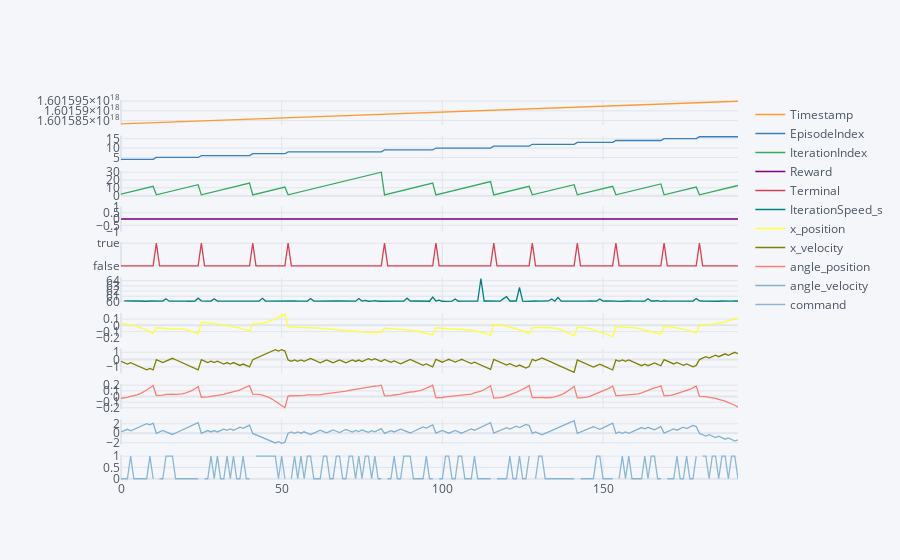

The notebook cell saved with this chart:
### Markdown cell above
## Interactive plot of all columns vs index

### Code cell
df.iplot(
    subplots=True,
    shared_xaxes=True,
    #title = 'Title'
    )

### Figure 1 — Plotly figure (JSON) as saved in the notebook; plotly's stock layout.template omitted (floating-point values rounded to 4 significant figures; data arrays with more than 128 entries replaced by an {"elided": "..."} marker saying what was removed)
{"data": [{"line": {"color": "rgba(255, 153, 51, 1.0)", "dash": "solid", "shape": "linear", "width": 1.3}, "mode": "lines", "name": "Timestamp", "text": "", "type": "scatter", "x": {"elided": "193 int values"}, "xaxis": "x", "y": {"elided": "193 int values"}, "yaxis": "y"}, {"line": {"color": "rgba(55, 128, 191, 1.0)", "dash": "solid", "shape": "linear", "width": 1.3}, "mode": "lines", "name": "EpisodeIndex", "text": "", "type": "scatter", "x": {"elided": "193 int values"}, "xaxis": "x2", "y": {"elided": "193 int values"}, "yaxis": "y2"}, {"line": {"color": "rgba(50, 171, 96, 1.0)", "dash": "solid", "shape": "linear", "width": 1.3}, "mode": "lines", "name": "IterationIndex", "text": "", "type": "scatter", "x": {"elided": "193 int values"}, "xaxis": "x3", "y": {"elided": "193 int values"}, "yaxis": "y3"}, {"line": {"color": "rgba(128, 0, 128, 1.0)", "dash": "solid", "shape": "linear", "width": 1.3}, "mode": "lines", "name": "Reward", "text": "", "type": "scatter", "x": {"elided": "193 int values"}, "xaxis": "x4", "y": {"elided": "193 int values"}, "yaxis": "y4"}, {"line": {"color": "rgba(219, 64, 82, 1.0)", "dash": "solid", "shape": "linear", "width": 1.3}, "mode": "lines", "name": "Terminal", "text": "", "type": "scatter", "x": {"elided": "193 int values"}, "xaxis": "x5", "y": {"elided": "193 bool values"}, "yaxis": "y5"}, {"line": {"color": "rgba(0, 128, 128, 1.0)", "dash": "solid", "shape": "linear", "width": 1.3}, "mode": "lines", "name": "IterationSpeed_s", "text": "", "type": "scatter", "x": {"elided": "193 int values"}, "xaxis": "x6", "y": {"elided": "193 mixed values"}, "yaxis": "y6"}, {"line": {"color": "rgba(255, 255, 51, 1.0)", "dash": "solid", "shape": "linear", "width": 1.3}, "mode": "lines", "name": "x_position", "text": "", "type": "scatter", "x": {"elided": "193 int values"}, "xaxis": "x7", "y": {"elided": "193 float values"}, "yaxis": "y7"}, {"line": {"color": "rgba(128, 128, 0, 1.0)", "dash": "solid", "shape": "linear", "width": 1.3}, "mode": "lines", "name": "x_velocity", "text": "", "type": "scatter", "x": {"elided": "193 int values"}, "xaxis": "x8", "y": {"elided": "193 float values"}, "yaxis": "y8"}, {"line": {"color": "rgba(251, 128, 114, 1.0)", "dash": "solid", "shape": "linear", "width": 1.3}, "mode": "lines", "name": "angle_position", "text": "", "type": "scatter", "x": {"elided": "193 int values"}, "xaxis": "x9", "y": {"elided": "193 float values"}, "yaxis": "y9"}, {"line": {"color": "rgba(128, 177, 211, 1.0)", "dash": "solid", "shape": "linear", "width": 1.3}, "mode": "lines", "name": "angle_velocity", "text": "", "type": "scatter", "x": {"elided": "193 int values"}, "xaxis": "x10", "y": {"elided": "193 float values"}, "yaxis": "y10"}, {"line": {"color": "rgba(128, 177, 211, 0.8999999999999999)", "dash": "solid", "shape": "linear", "width": 1.3}, "mode": "lines", "name": "command", "text": "", "type": "scatter", "x": {"elided": "193 int values"}, "xaxis": "x11", "y": {"elided": "193 mixed values"}, "yaxis": "y11"}], "layout": {"legend": {"bgcolor": "#F5F6F9", "font": {"color": "#4D5663"}}, "paper_bgcolor": "#F5F6F9", "plot_bgcolor": "#F5F6F9", "title": {"font": {"color": "#4D5663"}}, "xaxis": {"anchor": "y", "domain": [0, 1], "gridcolor": "#E1E5ED", "matches": "x11", "showgrid": true, "showticklabels": false, "tickfont": {"color": "#4D5663"}, "title": {"font": {"color": "#4D5663"}, "text": ""}, "zerolinecolor": "#E1E5ED"}, "xaxis10": {"anchor": "y10", "domain": [0, 1], "gridcolor": "#E1E5ED", "matches": "x11", "showgrid": true, "showticklabels": false, "tickfont": {"color": "#4D5663"}, "title": {"font": {"color": "#4D5663"}, "text": ""}, "zerolinecolor": "#E1E5ED"}, "xaxis11": {"anchor": "y11", "domain": [0, 1], "gridcolor": "#E1E5ED", "showgrid": true, "tickfont": {"color": "#4D5663"}, "title": {"font": {"color": "#4D5663"}, "text": ""}, "zerolinecolor": "#E1E5ED"}, "xaxis2": {"anchor": "y2", "domain": [0, 1], "gridcolor": "#E1E5ED", "matches": "x11", "showgrid": true, "showticklabels": false, "tickfont": {"color": "#4D5663"}, "title": {"font": {"color": "#4D5663"}, "text": ""}, "zerolinecolor": "#E1E5ED"}, "xaxis3": {"anchor": "y3", "domain": [0, 1], "gridcolor": "#E1E5ED", "matches": "x11", "showgrid": true, "showticklabels": false, "tickfont": {"color": "#4D5663"}, "title": {"font": {"color": "#4D5663"}, "text": ""}, "zerolinecolor": "#E1E5ED"}, "xaxis4": {"anchor": "y4", "domain": [0, 1], "gridcolor": "#E1E5ED", "matches": "x11", "showgrid": true, "showticklabels": false, "tickfont": {"color": "#4D5663"}, "title": {"font": {"color": "#4D5663"}, "text": ""}, "zerolinecolor": "#E1E5ED"}, "xaxis5": {"anchor": "y5", "domain": [0, 1], "gridcolor": "#E1E5ED", "matches": "x11", "showgrid": true, "showticklabels": false, "tickfont": {"color": "#4D5663"}, "title": {"font": {"color": "#4D5663"}, "text": ""}, "zerolinecolor": "#E1E5ED"}, "xaxis6": {"anchor": "y6", "domain": [0, 1], "gridcolor": "#E1E5ED", "matches": "x11", "showgrid": true, "showticklabels": false, "tickfont": {"color": "#4D5663"}, "title": {"font": {"color": "#4D5663"}, "text": ""}, "zerolinecolor": "#E1E5ED"}, "xaxis7": {"anchor": "y7", "domain": [0, 1], "gridcolor": "#E1E5ED", "matches": "x11", "showgrid": true, "showticklabels": false, "tickfont": {"color": "#4D5663"}, "title": {"font": {"color": "#4D5663"}, "text": ""}, "zerolinecolor": "#E1E5ED"}, "xaxis8": {"anchor": "y8", "domain": [0, 1], "gridcolor": "#E1E5ED", "matches": "x11", "showgrid": true, "showticklabels": false, "tickfont": {"color": "#4D5663"}, "title": {"font": {"color": "#4D5663"}, "text": ""}, "zerolinecolor": "#E1E5ED"}, "xaxis9": {"anchor": "y9", "domain": [0, 1], "gridcolor": "#E1E5ED", "matches": "x11", "showgrid": true, "showticklabels": false, "tickfont": {"color": "#4D5663"}, "title": {"font": {"color": "#4D5663"}, "text": ""}, "zerolinecolor": "#E1E5ED"}, "yaxis": {"anchor": "x", "domain": [0.9339, 1], "gridcolor": "#E1E5ED", "showgrid": true, "tickfont": {"color": "#4D5663"}, "title": {"font": {"color": "#4D5663"}, "text": ""}, "zerolinecolor": "#E1E5ED"}, "yaxis10": {"anchor": "x10", "domain": [0.09339, 0.1595], "gridcolor": "#E1E5ED", "showgrid": true, "tickfont": {"color": "#4D5663"}, "title": {"font": {"color": "#4D5663"}, "text": ""}, "zerolinecolor": "#E1E5ED"}, "yaxis11": {"anchor": "x11", "domain": [0, 0.06612], "gridcolor": "#E1E5ED", "showgrid": true, "tickfont": {"color": "#4D5663"}, "title": {"font": {"color": "#4D5663"}, "text": ""}, "zerolinecolor": "#E1E5ED"}, "yaxis2": {"anchor": "x2", "domain": [0.8405, 0.9066], "gridcolor": "#E1E5ED", "showgrid": true, "tickfont": {"color": "#4D5663"}, "title": {"font": {"color": "#4D5663"}, "text": ""}, "zerolinecolor": "#E1E5ED"}, "yaxis3": {"anchor": "x3", "domain": [0.7471, 0.8132], "gridcolor": "#E1E5ED", "showgrid": true, "tickfont": {"color": "#4D5663"}, "title": {"font": {"color": "#4D5663"}, "text": ""}, "zerolinecolor": "#E1E5ED"}, "yaxis4": {"anchor": "x4", "domain": [0.6537, 0.7198], "gridcolor": "#E1E5ED", "showgrid": true, "tickfont": {"color": "#4D5663"}, "title": {"font": {"color": "#4D5663"}, "text": ""}, "zerolinecolor": "#E1E5ED"}, "yaxis5": {"anchor": "x5", "domain": [0.5603, 0.6264], "gridcolor": "#E1E5ED", "showgrid": true, "tickfont": {"color": "#4D5663"}, "title": {"font": {"color": "#4D5663"}, "text": ""}, "zerolinecolor": "#E1E5ED"}, "yaxis6": {"anchor": "x6", "domain": [0.4669, 0.5331], "gridcolor": "#E1E5ED", "showgrid": true, "tickfont": {"color": "#4D5663"}, "title": {"font": {"color": "#4D5663"}, "text": ""}, "zerolinecolor": "#E1E5ED"}, "yaxis7": {"anchor": "x7", "domain": [0.3736, 0.4397], "gridcolor": "#E1E5ED", "showgrid": true, "tickfont": {"color": "#4D5663"}, "title": {"font": {"color": "#4D5663"}, "text": ""}, "zerolinecolor": "#E1E5ED"}, "yaxis8": {"anchor": "x8", "domain": [0.2802, 0.3463], "gridcolor": "#E1E5ED", "showgrid": true, "tickfont": {"color": "#4D5663"}, "title": {"font": {"color": "#4D5663"}, "text": ""}, "zerolinecolor": "#E1E5ED"}, "yaxis9": {"anchor": "x9", "domain": [0.1868, 0.2529], "gridcolor": "#E1E5ED", "showgrid": true, "tickfont": {"color": "#4D5663"}, "title": {"font": {"color": "#4D5663"}, "text": ""}, "zerolinecolor": "#E1E5ED"}}}
